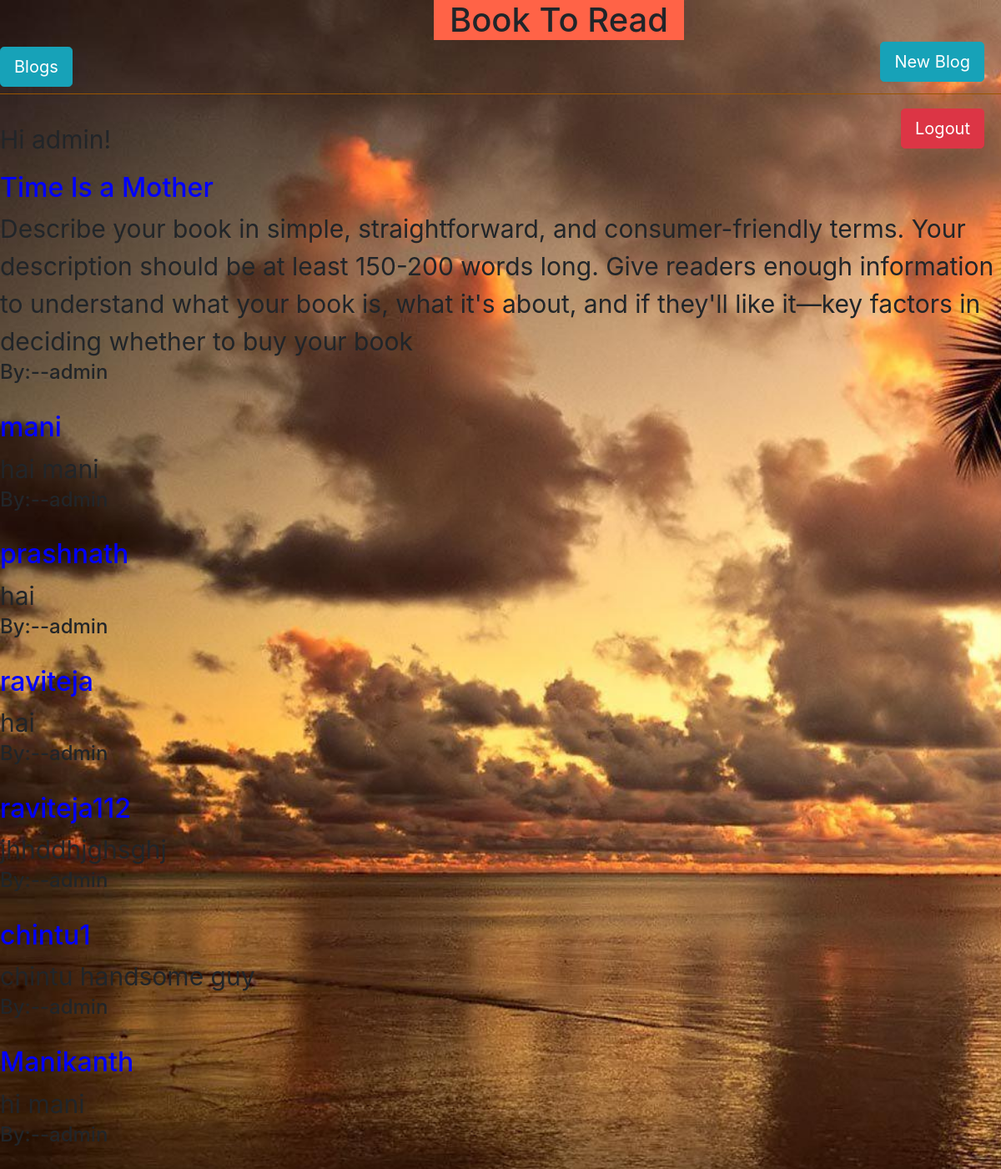
The app's page / (signed in) with its own data.
### bookapp/models.py (models this page shows, shortened)
class Book(models.Model):
    title=models.CharField(max_length=200)
    author=models.ForeignKey('auth.user',on_delete=models.CASCADE)
    description=models.TextField()
    img=models.ImageField(blank=True)

### bookapp/views.py (the view)
# urls.py: path('',ListView.as_view(),name='home'),
class ListView(ListView):
    model = Book
    template_name='home.html'
    fields="__all__"

### templates/home.html
{% extends 'base.html' %}
{% block content %}
   {% if user.is_authenticated %}
   {% for i in object_list %}
   <div class="post-entry">
      <h2><a href="{% url 'post' i.pk %}">{{i.title}}</a></h2>
      <p>{{i.description}}</p>
      <h4>By:--{{i.author}}</h4>
   </div>
   {% endfor %}
   {% endif %}
{% endblock content %}

### templates/base.html (shortened to what this page needs)
{% load static %}
<html lang="en">
<head>
    <link rel="stylesheet" href="https://cdn.jsdelivr.net/npm/bootstrap@4.4.1/dist/css/bootstrap.min.css">
    <link rel="stylesheet" href="{% static 'css/main.css' %}">
</head>
<body>
    <h1>Book To Read</h1>
    <div>
        <header>
        <div class="nav-left">
            <h2><a href="{% url 'home' %}" class='btn btn-info btn-lg'>Blogs</a></h2>
        </div>
        </header>
        {% if user.is_authenticated %}
            <p>Hi {{ user.username }}!</p>
            <div class="nav-right">
                <a href="{% url 'new' %}" class='btn btn-info btn-lg'>New Blog</a>
            </div>
            <div class='logout'>
                <a href="{% url 'logout' %}" class="btn btn-danger btn-lg">Logout</a>
            </div>
        {% else %}
        <p>You are not logged in</p>
        <a href="{% url 'login' %}" class='btn btn-success btn-lg'>Login</a>
        {% endif %}
        {% block content %}
        {% endblock content %}
    </div>
</body>
</html>

### static/css/main.css (style rules this page uses)
body { background-color:cyan; background-image:url('/static/images/sunset.jpg'); background-attachment: fixed; background-size: cover; }
h1 { text-align: center; background-color:tomato; margin-left: 520px; width:300px; }
header { border-bottom: 1px solid #950; margin-bottom: 2rem; display: flex; }
.nav-right { margin-left: auto; position: absolute; top: 50px; right: 20px; }
.logout { position: absolute; top: 130px; right: 20px; }
.post-entry { margin-bottom: 2rem; }
.post-entry h2 { margin: 0.5rem 0; }
.post-entry h2 a, .post-entry h2 a:visited { color: blue; text-decoration: none; }
.post-entry p { margin: 0; font-weight: 400; }

### templates/base.html (style rules this page uses)
body { font-size: 30px; }

### records on screen
Book: title "Time Is a Mother", description "Describe your book in simple, straightforward, and consumer-friendly terms. Your description should be at least 150-200 words long. Give readers enough information to understand what your book is, what it's about, and if they'll like it—key factors in deciding whether to buy your book", author "admin"
Book: title "mani", description "hai mani", author "admin"
Book: title "prashnath", description "hai", author "admin"
Book: title "raviteja", description "hai", author "admin"
Book: title "raviteja112", description "jhhddhjghsghj", author "admin"
Book: title "chintu1", description "chintu handsome guy", author "admin"
Book: title "Manikanth", description "hi mani", author "admin"

### other values on screen
{{ user.username }} "admin"
